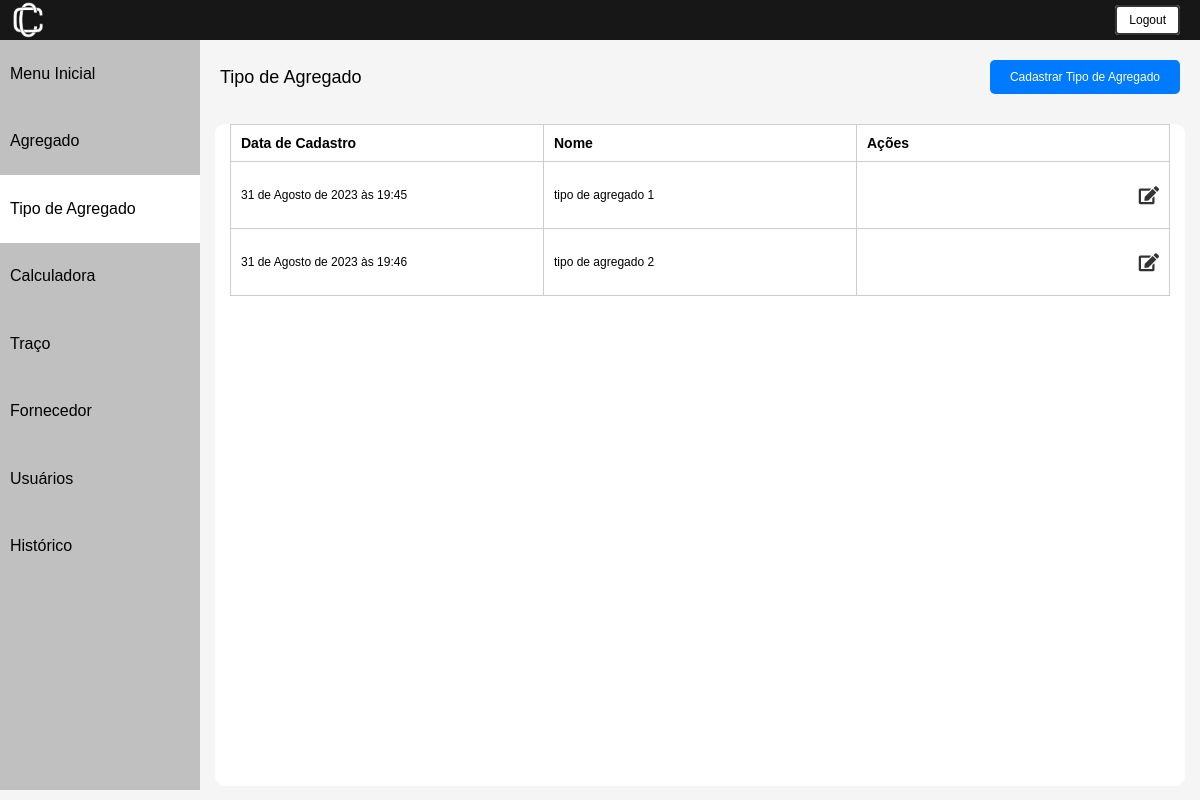
/tipo_agregado/ (signed in), run on an earlier commit of the app's database.
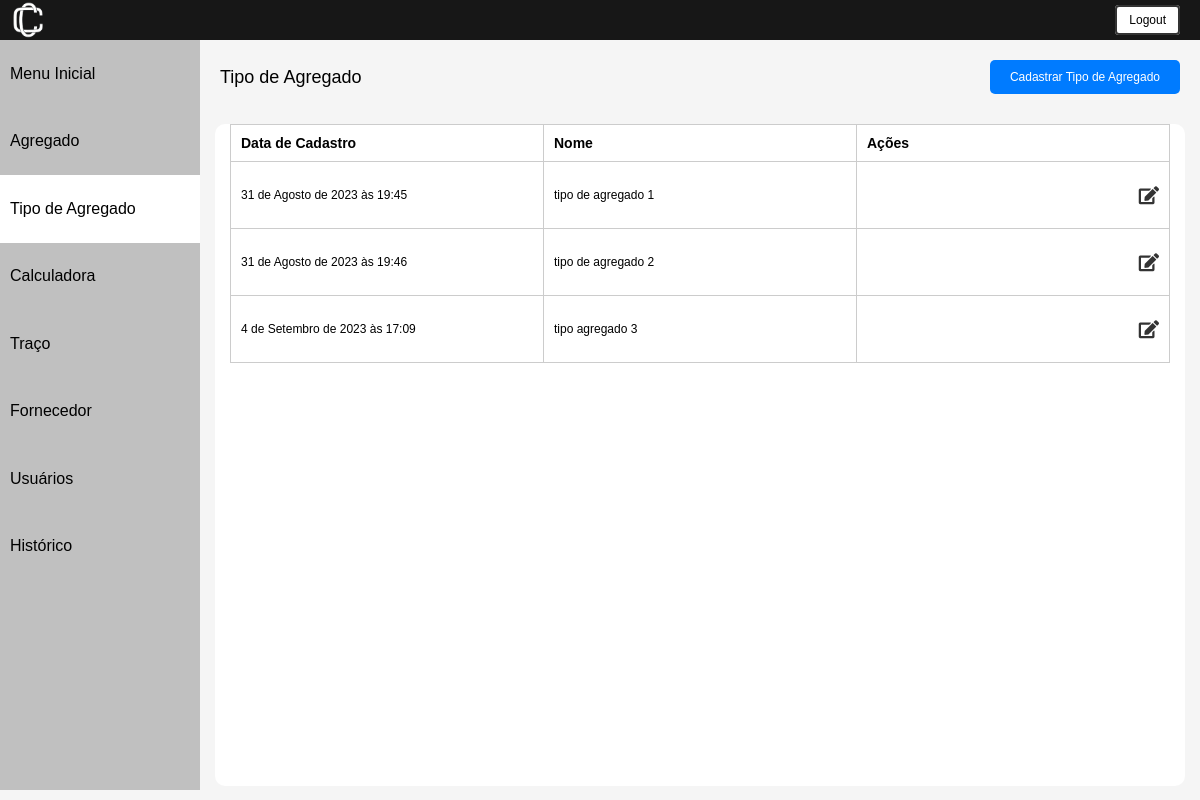
And on a later commit of the database.
### usuarios/models.py (models this page shows, shortened)
class TipoAgregado(models.Model):
    nome = models.CharField(max_length=40, unique=True, null=False)
    data_cadastro = models.DateTimeField(default=timezone.now)
    class Meta:
        db_table = "tipo_agregado"

### usuarios/views.py (the view)
# urls.py: path('tipo_agregado/', views.listar_tipo_agregado, name='tipo_agregado'),
@login_required
def listar_tipo_agregado(request):
    tipos_agregados = TipoAgregado.objects.all()  # Renomeei a variável para ficar mais claro
    return render(request, 'tipo_agregado/index.html', {'tipos_agregados': tipos_agregados})

### usuarios/templates/tipo_agregado/index.html (shortened to what this page needs)
{% extends 'base.html' %}
{% load static %}
{% block content %}
<html lang="pt-br">
<head>
    <link rel="stylesheet" href="{% static 'css/listar.css' %}">
    <link rel="stylesheet" href="https://cdnjs.cloudflare.com/ajax/libs/font-awesome/5.15.4/css/all.min.css">
</head>
<body>
     {% include "utils/header.html" %}
    <div class="container">
         {% include "utils/sidebar.html" %}
        <div class="content">
            <div class="cadastrar_btn">
                <a class="nome-pagina">Tipo de Agregado</a>
                <a href="{% url 'cadastrar_tipo_agregado' %}" class="btn_cadastrar">Cadastrar Tipo de Agregado</a>
            </div>
            <div class = 'all-content'>
                <div class="lista">
                    <table>
                        <thead>
                            <tr>
                                <th>Data de Cadastro</th>
                                <th>Nome</th>
                                <th>Ações</th>
                            </tr>
                        </thead>
                        <tbody>
                            {% for tipo_agregado in tipos_agregados %}
                                <tr>
                                    <td>{{ tipo_agregado.data_cadastro }}</td>
                                    <td>{{ tipo_agregado.nome }}</td>
                                    <td class="align-right">
                                      <div class="btn-action-container">
                                        <a href="{% url 'editar_tipo_agregado' tipo_agregado.id %}" class="btn-action"><i class="fa fa-edit"></i></a>
                                     </div>
                                    </td>
                                </tr>
                            {% endfor %}
                        </tbody>
                    </table>
                </div>
            </div>
        </div>
    </div>
</body>
{% endblock %}

What changed in the data, as far as the page shows it:
added TipoAgregado: data_cadastro "4 de Setembro de 2023 às 17:09", nome "tipo agregado 3"
